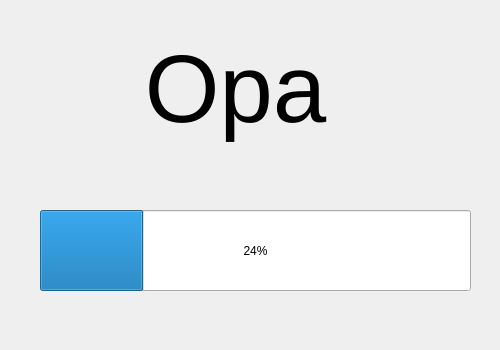
<?xml version="1.0" encoding="UTF-8"?>
<ui version="4.0">
 <class>Form</class>
 <widget class="QWidget" name="Form">
  <property name="geometry">
   <rect>
    <x>0</x>
    <y>0</y>
    <width>500</width>
    <height>350</height>
   </rect>
  </property>
  <property name="windowTitle">
   <string>Form</string>
  </property>
  <widget class="QProgressBar" name="progressBar">
   <property name="geometry">
    <rect>
     <x>40</x>
     <y>210</y>
     <width>431</width>
     <height>81</height>
    </rect>
   </property>
   <property name="value">
    <number>24</number>
   </property>
  </widget>
  <widget class="QLabel" name="label">
   <property name="geometry">
    <rect>
     <x>90</x>
     <y>20</y>
     <width>291</width>
     <height>141</height>
    </rect>
   </property>
   <property name="text">
    <string>&lt;html&gt;&lt;head/&gt;&lt;body&gt;&lt;p align=&quot;center&quot;&gt;&lt;span style=&quot; font-size:72pt;&quot;&gt;Opa&lt;/span&gt;&lt;/p&gt;&lt;/body&gt;&lt;/html&gt;</string>
   </property>
  </widget>
 </widget>
 <resources/>
 <connections/>
</ui>
